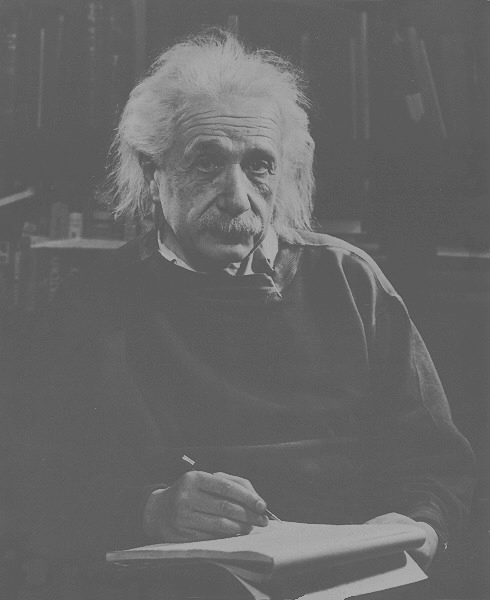
%> input picture workshops/workshop 3/SampleImages/Einstein.tif, 490 x 600 px
$ octave --eval "result = HistEqual('SampleImages/Einstein.tif');"   (GNU Octave 9; MATLAB toolbox functions it lacks are replaced by stand-ins)
%> lines starting %> are read from the running program, lines starting %| are printed output that depends on the picture
function A = HistEqual(X)
%> called with X = 'SampleImages/Einstein.tif'

A = imread(X);
%> A is the input picture: size 600x490 uint8; min 74, max 178, mean 102.4

I = 255*im2double(A);

mi = min(min(I));
%> mi = 74
ma = max(max(I));
%> ma = 178

L = ma - mi + 1;
%> L = 105

B = cumsum(I);
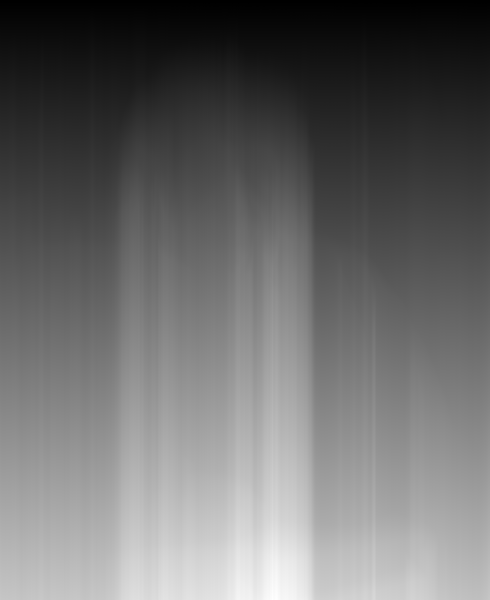
%> B: size 600x490 double; min 89, max 73293, mean 30932.6; drawn with min black and max white

% [15 lines of commented-out code are left out]

$ run again, on workshops/workshop 3/SampleImages/Pollen.tif
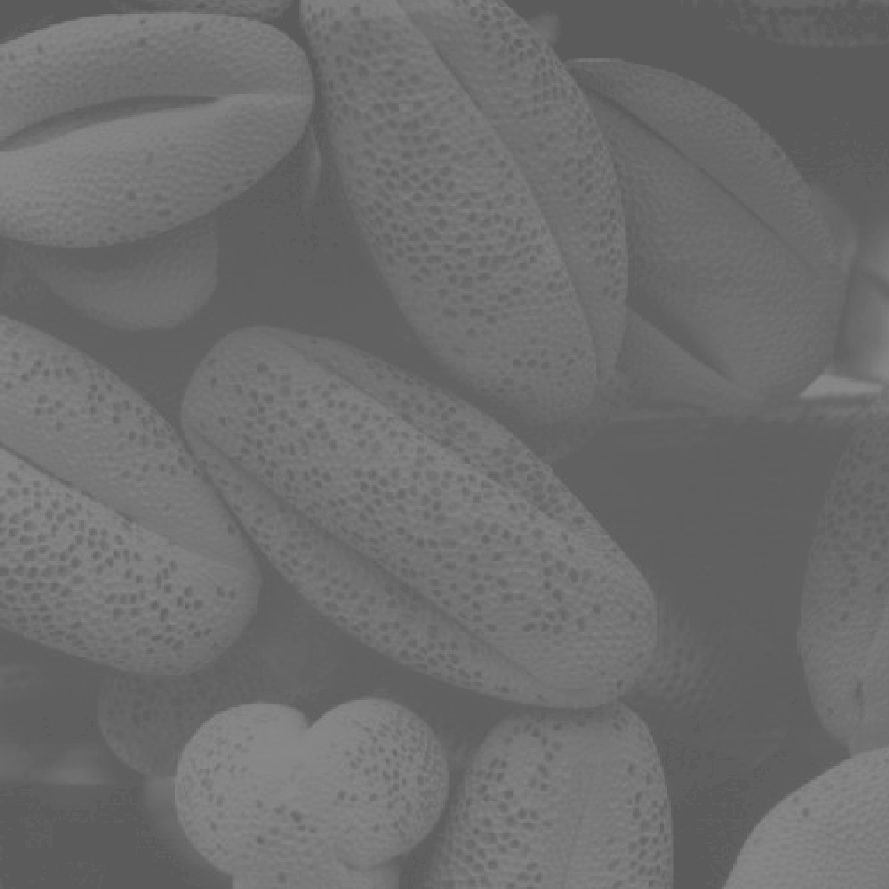
%> input picture workshops/workshop 3/SampleImages/Pollen.tif, 889 x 889 px
%> in HistEqual, A is the input picture: size 889x889 uint8; min 91, max 138, mean 109.1
%> mi = 91
%> ma = 138
%> L = 48
%> in HistEqual, `B = cumsum(I);`:
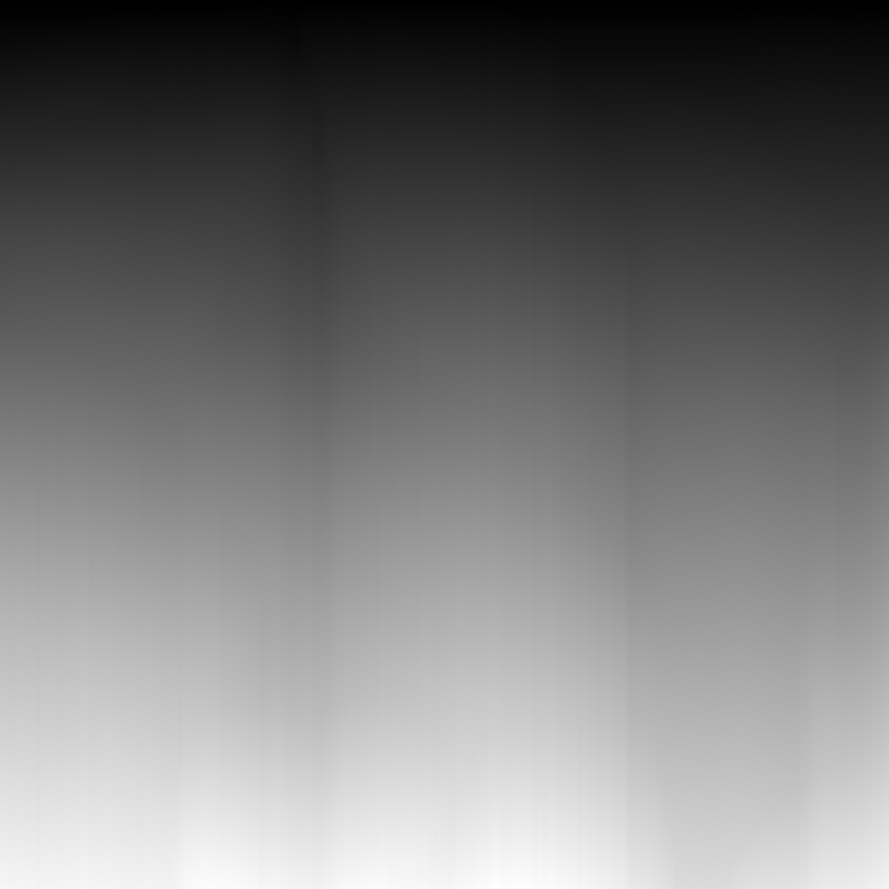
%> B: size 889x889 double; min 91, max 102178, mean 48171.4; drawn with min black and max white
